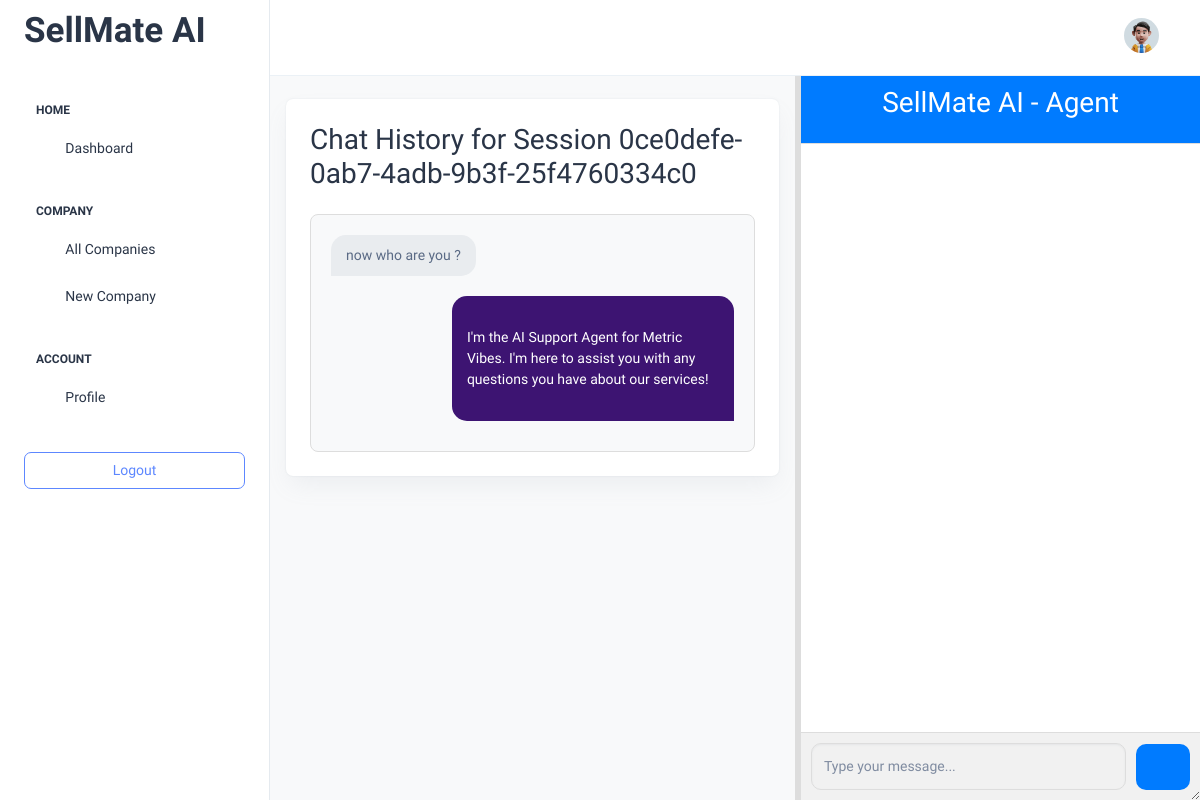
/sessions/0ce0defe-0ab7-4adb-9b3f-25f4760334c0/, run on the app's committed database.
### chatbot/models.py (models this page shows, shortened)
class ChatHistory(models.Model):
    session_id = models.CharField(max_length=255)
    company = models.ForeignKey(Company, on_delete=models.CASCADE)
    user_message = models.TextField()
    bot_response = models.TextField()
    timestamp = models.DateTimeField(auto_now_add=True)
    status = models.CharField(max_length=20, choices=[('Open', 'Open'), ('Completed', 'Completed')], default='Open')

### chatbot/views.py (the view)
# urls.py: path('sessions/<str:session_id>/', views.session_chat, name='session_chat'),
def session_chat(request, session_id):
    chats = ChatHistory.objects.filter(session_id=session_id).order_by("timestamp")
    if not chats.exists():
        raise Http404("Session not found")
    company = chats.first().company
    return render(
        request,
        "chatbot/user-chat.html",
        {"company": company, "chats": chats, "session_id": session_id},
    )

### chatbot/templates/chatbot/user-chat.html (shortened to what this page needs)
<!DOCTYPE html>
<html lang="en">
  {% load static %}
  {% include 'chatbot/include/head.html' %}
  <link rel="stylesheet" href="{% static 'chatbot/user-chat-dashboard.css' %}">
  <body>
    <div class="page-wrapper" id="main-wrapper" data-layout="vertical" data-navbarbg="skin6" data-sidebartype="full" data-sidebar-position="fixed" data-header-position="fixed">
      {% include 'chatbot/include/aside.html' %}
      <div class="body-wrapper">
        {% include 'chatbot/include/header.html' %}
        <div class="main-container">
          <div class="left-column">
            <div class="row p-2">
              <div class="card p-4">
                <h2 class="mb-4">Chat History for Session {{ session_id }}</h2>
                <div class="chat-container">
                  <div class="messages">
                    {% for chat in chats %}
                      <div class="user-chat-message user">
                        <div class="user-chat-bubble">{{ chat.user_message }}</div>
                      </div>
                      <div class="user-chat-message bot">
                        <div class="user-chat-bubble" id="bot-response-{{ forloop.counter }}">
                        {{ chat.bot_response|safe }}
                        </div>
                      </div>
                    {% empty %}
                      <div class="text-center text-muted">No messages found for this session</div>
                    {% endfor %}
                  </div>
                </div>
              </div>
            </div>
          </div>
          {% include 'chatbot/include/main-sellmate.html' %}
        </div>
      </div>
    </div>
  </body>
</html>

### chatbot/static/chatbot/user-chat-dashboard.css (style rules this page uses)
:root { --primary-color: #3d1472; }
body { background-color: #f8f9fa; }
.chat-container { background-color: #f8f9fa; border: 1px solid #ddd; border-radius: 8px; padding: 20px; max-width: 800px; margin: 0 auto; }
.messages { display: flex; flex-direction: column; gap: 10px; }
.user-chat-message { display: flex; margin-bottom: 10px; }
.user-chat-message.user { justify-content: flex-start; }
.user-chat-message.bot { justify-content: flex-end; }
.user-chat-bubble { padding: 10px 15px; border-radius: 15px; max-width: 70%; }
.user-chat-message.user .user-chat-bubble { background-color: #e9ecef; border-radius: 15px 15px 15px 0; }
.user-chat-message.bot .user-chat-bubble { background-color: var(--primary-color); color: white; border-radius: 15px 15px 0 15px; }

### chatbot/templates/chatbot/include/head.html (style rules this page uses)
.main-container { display: flex; height: 100vh; overflow: hidden; padding-top: calc(70px + 1px); }
.left-column { flex: 1; overflow-y: auto; padding: 20px; background-color: #f8f9fa; }

### data on the page
ChatHistory: session "0ce0defe-0ab7-4adb-9b3f-25f4760334c0", user_message "now who are you ?", bot_response "I'm the AI Support Agent for Metric Vibes. I'm here to assist you with any questions you have about our services!"
